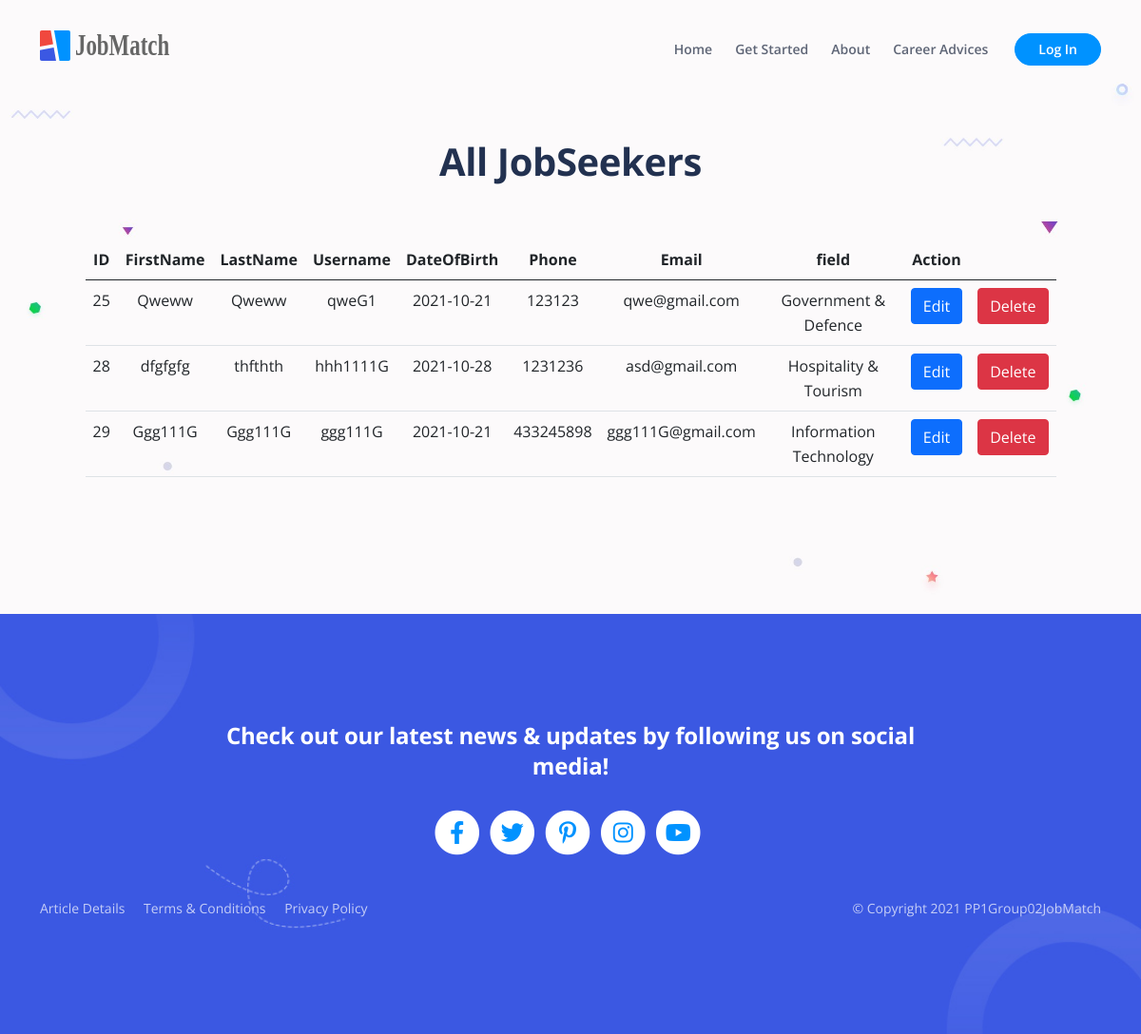
Page /view/jobseeker_list.php on the earlier database version.
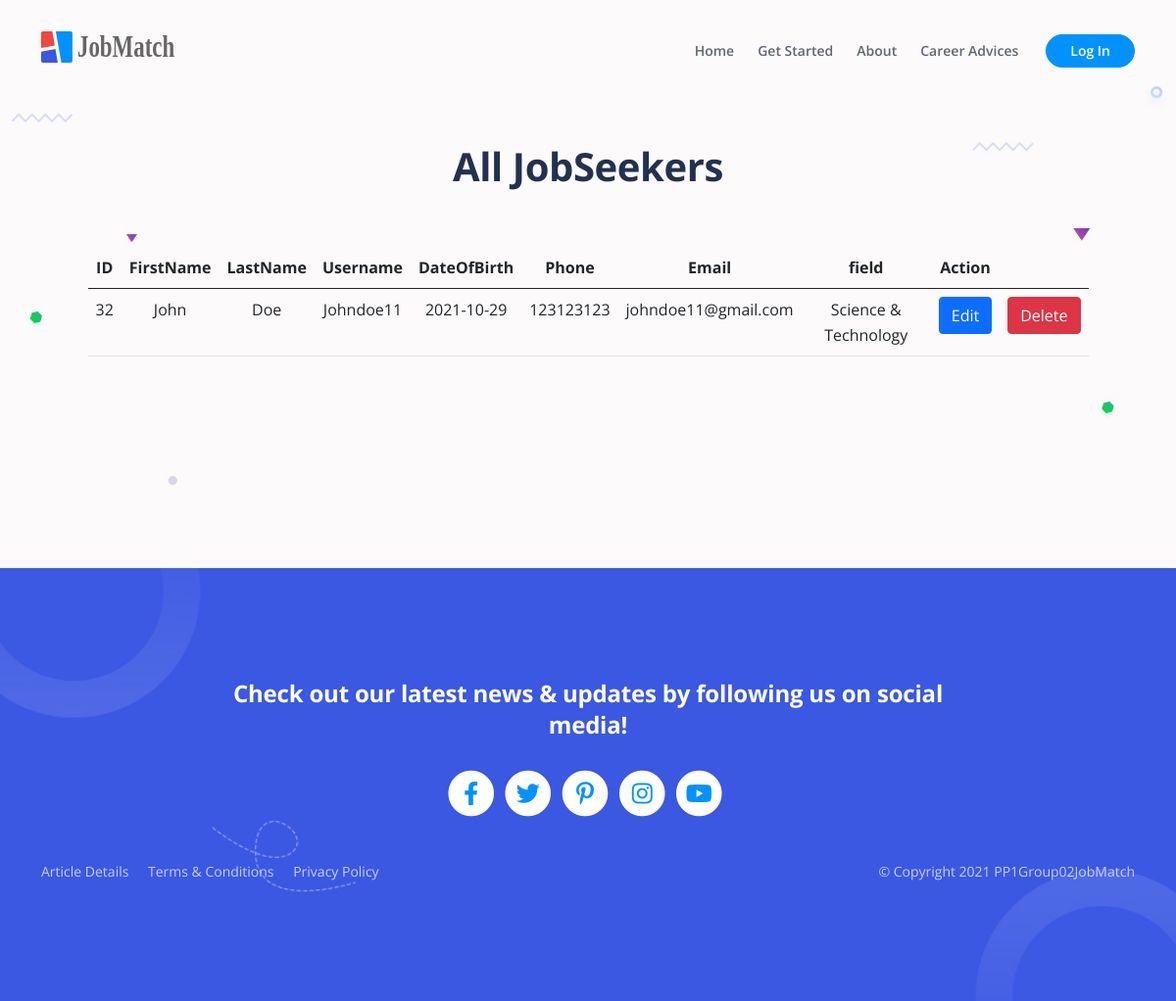
Same page on the later database version.
### tables this page shows
CREATE TABLE `jobseeker` (
  `id` int(11) NOT NULL,
  `firstName` text NOT NULL,
  `lastName` text NOT NULL,
  `username` text NOT NULL,
  `password` text NOT NULL,
  `dateOfBirth` date NOT NULL,
  `phone` text NOT NULL,
  `email` text NOT NULL,
  `field` text NOT NULL,
  `experience` longtext DEFAULT NULL,
  `Image` mediumblob DEFAULT NULL
);

### controller/admin_controller.php (called while the page is built, shortened)
<?php
class AdminController {
    public function getAllJobSeeker(){
        require_once '../model/admin_model.php';
        include '../model/db_connection.php';
        $adminModel = new AdminModel();
        return $adminModel->getAllJobSeeker($db);
	}
}

### model/admin_model.php (called while the page is built, shortened)
<?php
class AdminModel {
	public function getAllJobSeeker($db) {
		require_once '../model/user_object.php';
		$allJobSeekers = array();
		$query = "SELECT * FROM jobseeker ORDER BY id";
		$result = $db->query($query);
		$numResults = $result->num_rows;
		for ($i = 0; $i < $numResults; $i++) {
			$row = $result->fetch_assoc();
			$allJobSeekers[$i] = new JobSeeker($row['id'], $row['firstName'], $row['lastName'], $row['username'], $row['password'], $row['dateOfBirth'], $row['phone'], $row['email'], $row['field'], $row['Image']);
		}
		return $allJobSeekers;
	}
}
?>

### model/user_object.php (called while the page is built, shortened)
<?php
class JobSeeker {
    public function __construct($id, $firstName, $lastName, $username, $password, $dob, $phone, $email, $field, $image) {
        $this->id = $id;
        $this->firstName = $firstName;
        $this->lastName = $lastName;
        $this->username = $username;
        $this->dob = $dob;
        $this->phone = $phone;
        $this->email = $email;
        $this->field = $field;
    }
}
?>

### view/jobseeker_list.php (the view, shortened to what the rows shown need)
<!DOCTYPE html>
<html lang="en">
<head>
    <?php
    require_once("component/header.php");
    ?>
</head>
<body data-bs-spy="scroll" data-bs-target="#navbarExample" class="text-center">
    <header id="ex-header" class="ex-header">
        <div class="container">
            <div class="row justify-content-md-center">
                <div class="col-xl-11 mb-5">
                    <h1>All JobSeekers</h1>
                </div>
                <div class="col-xl-11 mb-5" style="min-height: 200px;">
                    <?php
                    require_once '../controller/admin_controller.php';
                    $ac = new AdminController();
                    $allJobSeekers = $ac->getAllJobSeeker();
                    if (count($allJobSeekers) < 1) {
                            echo "<h3>No result found yet.</h3> <small>To add a user, click on the Add New User button</small>";
                    } else {
                            echo "<table class='table'>";
                            echo "    <thead>";
                            echo "        <tr>";
                            echo "            <th scope='col'>ID</th>";
                            echo "            <th scope='col'>FirstName</th>";
                            echo "            <th scope='col'>LastName</th>";
                            echo "            <th scope='col'>Username</th>";
                            echo "            <th scope='col'>DateOfBirth</th>";
                            echo "            <th scope='col'>Phone</th>";
                            echo "            <th scope='col'>Email</th>";
                            echo "            <th scope='col'>field</th>";
                            echo "            <th scope='col'>Action</th>";
                            echo "            <th scope='col'></th>";
                            echo "        </tr>";
                            echo "    </thead>";
                            echo "<tbody>";
                        foreach ($allJobSeekers as $jobSeeker) {
                            echo "    <tr>";
                            echo "        <td scope=\"row\">$jobSeeker->id</td>";
                            echo "        <td scope=\"row\">$jobSeeker->firstName</td>";
                            echo "        <td scope=\"row\">$jobSeeker->lastName</td>";
                            echo "        <td scope=\"row\">$jobSeeker->username</td>";
                            echo "        <td scope=\"row\">$jobSeeker->dob</td>";
                            echo "        <td scope=\"row\">$jobSeeker->phone</td>";
                            echo "        <td scope=\"row\">$jobSeeker->email</td>";
                            echo "        <td scope=\"row\">$jobSeeker->field</td>";
                            createEditButton("id", $jobSeeker->id, "Edit", "edit_jobseeker.php");
                            createDeleteButton("username", $jobSeeker->username, "Delete");
                            echo "    </tr>";
                        }
                            echo "</tbody>";
                            echo "</table>";
                    }
                    function createEditButton($hiddenName, $hiddenValue, $buttonText, $actionPage){
                        echo "<td>";
                        echo "<form action=$actionPage method=\"GET\">";
                        echo "<button type=\"submit\" class=\"btn btn-primary\">$buttonText</button>";
                        echo "</form>";
                        echo "</td>";
                    }
                    function createDeleteButton($hiddenName, $jobseeker, $buttonText){
                        echo "<td>";
                        echo "<form method=\"POST\">";
                        echo "<button name=\"delete\" type=\"submit\" class=\"btn btn-danger\" onclick=\"return confirm('Are you sure you want to delete $jobseeker ?')\" >$buttonText</button>";
                        echo "</form>";
                        echo "</td>";
                    }
                    ?>
                </div>
            </div>
        </div>
    </header>
</body>
</html>

Differences in the rows shown:
removed jobseeker: id "25", firstName "Qweww", lastName "Qweww", username "qweG1", dateOfBirth "2021-10-21", phone "123123", email "qwe@gmail.com", field "Government & Defence"
removed jobseeker: id "28", firstName "dfgfgfg", lastName "thfthth", username "hhh1111G", dateOfBirth "2021-10-28", phone "1231236", email "asd@gmail.com", field "Hospitality & Tourism"
removed jobseeker: id "29", firstName "Ggg111G", lastName "Ggg111G", username "ggg111G", dateOfBirth "2021-10-21", phone "433245898", email "ggg111G@gmail.com", field "Information Technology"
added jobseeker: id "32", firstName "John", lastName "Doe", username "Johndoe11", dateOfBirth "2021-10-29", phone "123123123", email "johndoe11@gmail.com", field "Science & Technology"
